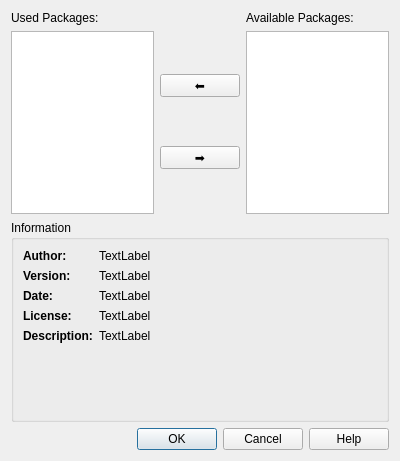
<?xml version="1.0" encoding="UTF-8"?>
<ui version="4.0">
 <class>ExtensionPackagesDialog</class>
 <widget class="QDialog" name="ExtensionPackagesDialog">
  <property name="geometry">
   <rect>
    <x>0</x>
    <y>0</y>
    <width>400</width>
    <height>461</height>
   </rect>
  </property>
  <property name="windowTitle">
   <string>Extension Packages</string>
  </property>
  <layout class="QVBoxLayout" name="verticalLayout" stretch="1,1,0">
   <item>
    <layout class="QGridLayout" name="gridLayout" columnminimumwidth="1,0,1">
     <item row="1" column="0">
      <widget class="QListView" name="listViewUsedPackages"/>
     </item>
     <item row="1" column="1">
      <layout class="QVBoxLayout" name="verticalLayout_2">
       <item>
        <widget class="QPushButton" name="pushButtonLeft">
         <property name="text">
          <string>⬅️</string>
         </property>
        </widget>
       </item>
       <item>
        <widget class="QPushButton" name="pushButtonRight">
         <property name="text">
          <string>➡️</string>
         </property>
        </widget>
       </item>
      </layout>
     </item>
     <item row="0" column="0">
      <widget class="QLabel" name="labelUsedPackages">
       <property name="text">
        <string>Used Packages:</string>
       </property>
      </widget>
     </item>
     <item row="1" column="2">
      <widget class="QListView" name="listViewAvailablePackages"/>
     </item>
     <item row="0" column="2">
      <widget class="QLabel" name="labelAvailablePackages">
       <property name="text">
        <string>Available Packages:</string>
       </property>
      </widget>
     </item>
    </layout>
   </item>
   <item>
    <widget class="QGroupBox" name="groupBoxInformation">
     <property name="title">
      <string>Information</string>
     </property>
     <layout class="QFormLayout" name="formLayout">
      <item row="0" column="0">
       <widget class="QLabel" name="labelAuthor">
        <property name="font">
         <font>
          <weight>75</weight>
          <bold>true</bold>
         </font>
        </property>
        <property name="text">
         <string>Author:</string>
        </property>
       </widget>
      </item>
      <item row="1" column="0">
       <widget class="QLabel" name="labelVersion">
        <property name="font">
         <font>
          <weight>75</weight>
          <bold>true</bold>
         </font>
        </property>
        <property name="text">
         <string>Version:</string>
        </property>
       </widget>
      </item>
      <item row="2" column="0">
       <widget class="QLabel" name="labelDate">
        <property name="font">
         <font>
          <weight>75</weight>
          <bold>true</bold>
         </font>
        </property>
        <property name="text">
         <string>Date:</string>
        </property>
       </widget>
      </item>
      <item row="3" column="0">
       <widget class="QLabel" name="labelLicense">
        <property name="font">
         <font>
          <weight>75</weight>
          <bold>true</bold>
         </font>
        </property>
        <property name="text">
         <string>License:</string>
        </property>
       </widget>
      </item>
      <item row="4" column="0">
       <widget class="QLabel" name="labelDescription">
        <property name="font">
         <font>
          <weight>75</weight>
          <bold>true</bold>
         </font>
        </property>
        <property name="text">
         <string>Description:</string>
        </property>
       </widget>
      </item>
      <item row="0" column="1">
       <widget class="QLabel" name="label">
        <property name="text">
         <string>TextLabel</string>
        </property>
       </widget>
      </item>
      <item row="1" column="1">
       <widget class="QLabel" name="label_2">
        <property name="text">
         <string>TextLabel</string>
        </property>
       </widget>
      </item>
      <item row="2" column="1">
       <widget class="QLabel" name="label_3">
        <property name="text">
         <string>TextLabel</string>
        </property>
       </widget>
      </item>
      <item row="3" column="1">
       <widget class="QLabel" name="label_4">
        <property name="text">
         <string>TextLabel</string>
        </property>
       </widget>
      </item>
      <item row="4" column="1">
       <widget class="QLabel" name="label_5">
        <property name="text">
         <string>TextLabel</string>
        </property>
       </widget>
      </item>
     </layout>
    </widget>
   </item>
   <item>
    <widget class="QDialogButtonBox" name="buttonBox">
     <property name="standardButtons">
      <set>QDialogButtonBox::Cancel|QDialogButtonBox::Help|QDialogButtonBox::Ok</set>
     </property>
    </widget>
   </item>
  </layout>
 </widget>
 <resources/>
 <connections>
  <connection>
   <sender>buttonBox</sender>
   <signal>accepted()</signal>
   <receiver>ExtensionPackagesDialog</receiver>
   <slot>accept()</slot>
   <hints>
    <hint type="sourcelabel">
     <x>199</x>
     <y>278</y>
    </hint>
    <hint type="destinationlabel">
     <x>199</x>
     <y>149</y>
    </hint>
   </hints>
  </connection>
  <connection>
   <sender>buttonBox</sender>
   <signal>rejected()</signal>
   <receiver>ExtensionPackagesDialog</receiver>
   <slot>reject()</slot>
   <hints>
    <hint type="sourcelabel">
     <x>199</x>
     <y>278</y>
    </hint>
    <hint type="destinationlabel">
     <x>199</x>
     <y>149</y>
    </hint>
   </hints>
  </connection>
 </connections>
</ui>
